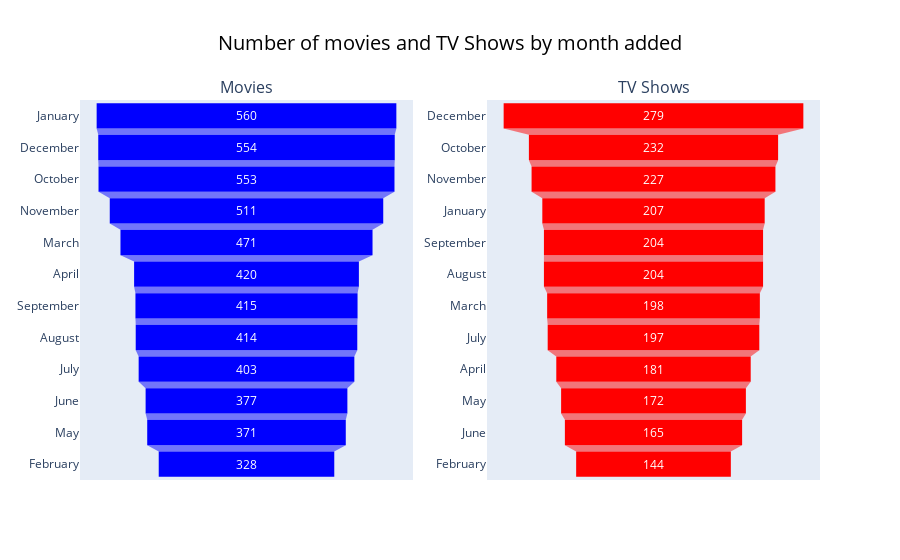

The cell this chart's notebook holds for it:
### Code cell
month_df_movies = df[df['type']=='Movie']['month_added'].value_counts().to_frame()
month_df_movies.reset_index(inplace=True)
month_df_movies.rename(columns={'index':'Month', 'month_added':'Count'}, inplace=True)

# month tv shows
month_df_tv_shows = df[df['type']=='TV Show']['month_added'].value_counts().to_frame()
month_df_tv_shows.reset_index(inplace=True)
month_df_tv_shows.rename(columns={'index':'Month', 'month_added':'Count'}, inplace=True)

sns.set_style('darkgrid')
fig = make_subplots(rows=1,cols=2, specs=[[{'type': 'xy'}, {'type': 'xy'}]],subplot_titles=('Movies', 'TV Shows'))

fig.add_trace(
go.Funnel(y=month_df_movies['Month'],x=month_df_movies['Count'], marker=dict( color='blue'),showlegend=False),row=1,col=1)
fig.add_trace(
go.Funnel(y=month_df_tv_shows['Month'],x=month_df_tv_shows['Count'], marker=dict( color='red'),showlegend=False),row=1,
col=2)
fig.update_layout(title=dict(text='Number of movies and TV Shows by month added',x=0.5,font=dict(size=20, color='black')))
fig.show()

### Figure 1 — Plotly figure (JSON) as saved in the notebook; plotly's stock layout.template omitted (floating-point values rounded to 4 significant figures)
{"data": [{"marker": {"color": "blue"}, "showlegend": false, "type": "funnel", "x": [560, 554, 553, 511, 471, 420, 415, 414, 403, 377, 371, 328], "xaxis": "x", "y": ["January", "December", "October", "November", "March", "April", "September", "August", "July", "June", "May", "February"], "yaxis": "y"}, {"marker": {"color": "red"}, "showlegend": false, "type": "funnel", "x": [279, 232, 227, 207, 204, 204, 198, 197, 181, 172, 165, 144], "xaxis": "x2", "y": ["December", "October", "November", "January", "September", "August", "March", "July", "April", "May", "June", "February"], "yaxis": "y2"}], "layout": {"annotations": [{"font": {"size": 16}, "showarrow": false, "text": "Movies", "x": 0.225, "xanchor": "center", "xref": "paper", "y": 1, "yanchor": "bottom", "yref": "paper"}, {"font": {"size": 16}, "showarrow": false, "text": "TV Shows", "x": 0.775, "xanchor": "center", "xref": "paper", "y": 1, "yanchor": "bottom", "yref": "paper"}], "title": {"font": {"color": "black", "size": 20}, "text": "Number of movies and TV Shows by month added", "x": 0.5}, "xaxis": {"anchor": "y", "domain": [0, 0.45]}, "xaxis2": {"anchor": "y2", "domain": [0.55, 1]}, "yaxis": {"anchor": "x", "domain": [0, 1]}, "yaxis2": {"anchor": "x2", "domain": [0, 1]}}}
